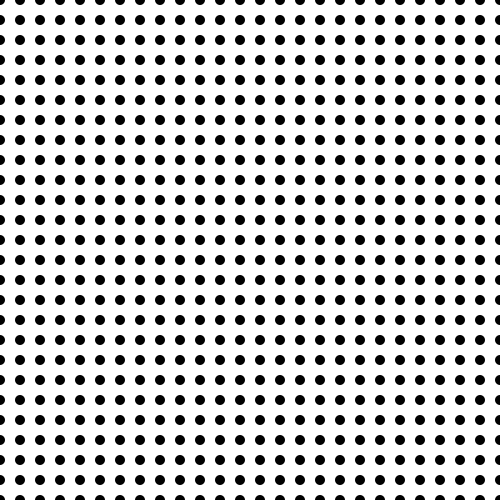
Frame 1 (no input)
Frame 60 (the mouse pressed at the canvas centre just before this capture): identical to frame 1, image omitted
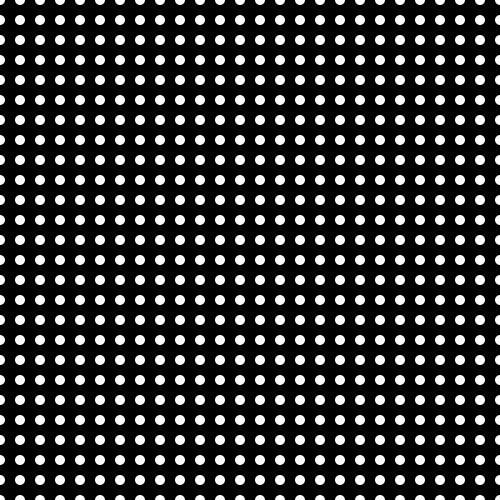
Frame 120 (the mouse held since frame 60 and released just before this capture)

The Processing sketch that drew these frames (run headless with seeded random() and noise(); from frame 60 on, the mouse is pressed at the canvas centre):

// Processing sketch: processing_28466
// ── processing_28466.pde

void setup () {
  size (500, 500);
  smooth ();
}

void draw () {
  background (255);
  noStroke ();
 
  
  float x;
  float y;
  
 if (mousePressed) {
  for (int i=0; i <= width; i = i + 1) {
   for (int j=0; j <= height; j = j + 1) {
   
       x = i * 20;
       y = j * 20;
      
        fill (0, 0, 0);
        ellipse (x, y, 30, 30);
        fill (255, 255, 255);
        ellipse (x, y, 10, 10);       
    }
  }
 }else{
     for (int i=0; i <= width; i = i + 1) {
       for (int j=0; j <= height; j = j + 1) {
   
  
        x = i * 20;
        y = j * 20;
 
     
        fill (255, 255, 255);
        ellipse (x, y, 27, 27);
        fill (0);
        ellipse (x, y, 10, 10);    
        }
      }
    }
  }
              
                
